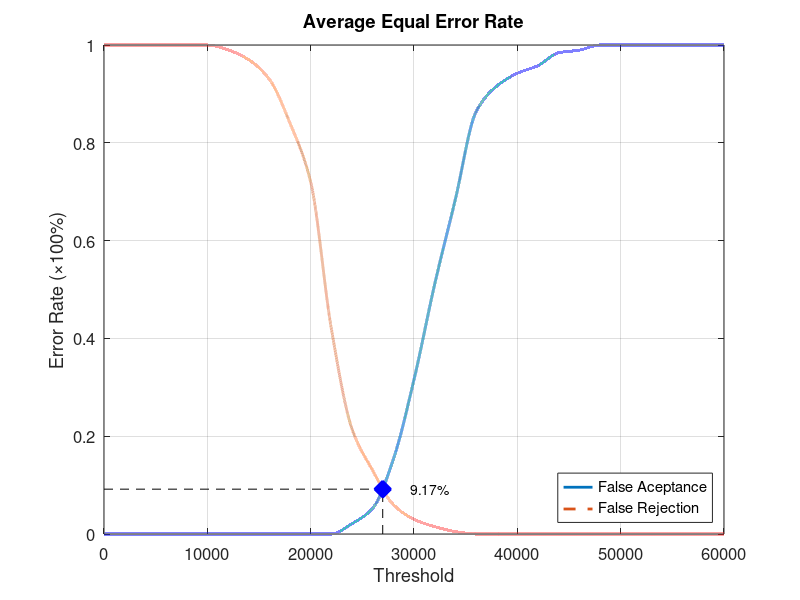
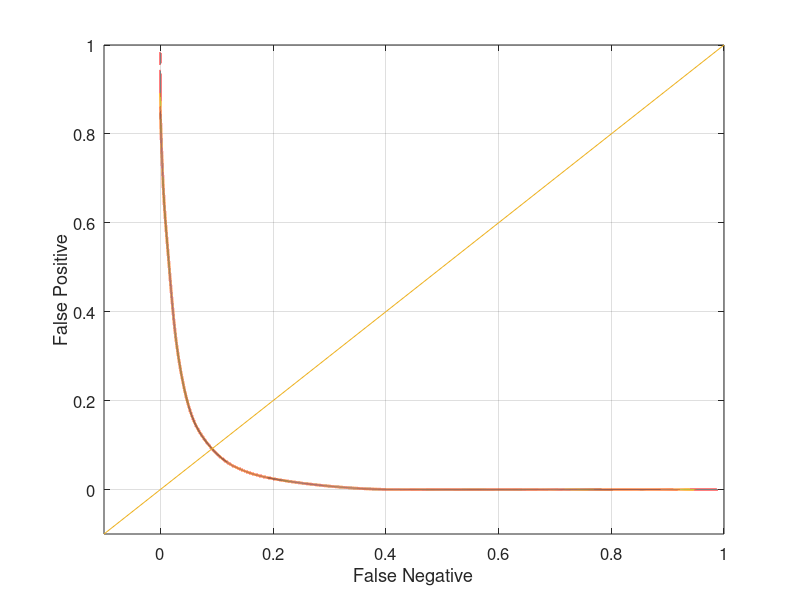

Recreate these plots in MATLAB, in order.
function yEER = Database3_4
close all;
clear;
clc;
x = 0:2000:60000;
xq = 0:0.5:60000;

y0 = [0 0 0 0 0 0 0 0 0 0 0 0 0.0210526 0.0526316 0.152632 0.315789 0.510526 0.684211 0.863158 0.915789 0.942105 0.957895 0.984211 0.989474 1 1 1 1 1 1 1];
yy0 = interp1(x, y0, xq, 'pchip');
y1 = [1 1 1 1 1 1 0.99 0.97 0.93 0.84 0.72 0.42 0.215 0.13 0.06 0.03 0.015 0.005 0 0 0 0 0 0 0 0 0 0 0 0 0];
yy1 = interp1(x, y1, xq, 'pchip');

% Calculating EER: 
y2 = abs(y0 - y1);
find(y2 == min(y2))
yy2 = abs(yy0 - yy1);
xEER = find(yy2 == min(yy2));
xEERIndex = xq(xEER) % X-axis EER
yEER = yy0(xEER) % Y-axis EER

main = figure
plot(xq, yy0,'-','LineWidth', 2);	hold on
plot(xq, yy1,'--','LineWidth', 2);	hold on
plot([xEERIndex xEERIndex], [0 yEER], 'k--');	hold on
plot([0 xEERIndex], [yEER yEER], 'k--');	hold on
plot(xEERIndex, yEER, 'bx', 'LineWidth', 10);	hold on
text(xEERIndex + 10 * xEERIndex / 100, yEER, [num2str(round((10000 * yEER)) / 100) '%'])
legend('False Aceptance', 'False Rejection', 'Location', 'SouthEast')
xlabel('Threshold')
ylabel('Error Rate (\times100%)')
title('Average Equal Error Rate')
set(gca, 'FontSize', 12)
axis([0 60000 0 1])
grid on

print(main, 'Database3_4Main', '-dpng');
FNRxFPR = figure('Color', [1 1 1]);
plot(yy1, yy0, '-', yy1, yy0, 'LineWidth', 2);
hold on
y = -0.1:0.1:1
plot(y, y); 
set(gca, 'FontSize', 12)
xlabel('False Negative')
ylabel('False Positive')
axis([-0.1 1 -0.1 1])
set(gca, 'FontSize', 12)
grid on

print(FNRxFPR, 'Database3_4FNRxFPR','-dpng');
end
